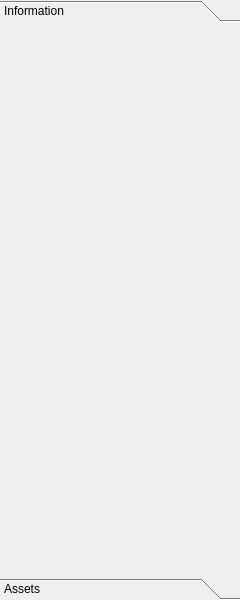
<?xml version="1.0" encoding="UTF-8"?>
<ui version="4.0">
 <class>GUI_ToolBox</class>
 <widget class="QToolBox" name="GUI_ToolBox">
  <property name="geometry">
   <rect>
    <x>0</x>
    <y>0</y>
    <width>240</width>
    <height>600</height>
   </rect>
  </property>
  <property name="minimumSize">
   <size>
    <width>240</width>
    <height>600</height>
   </size>
  </property>
  <property name="maximumSize">
   <size>
    <width>240</width>
    <height>600</height>
   </size>
  </property>
  <property name="baseSize">
   <size>
    <width>240</width>
    <height>600</height>
   </size>
  </property>
  <property name="windowTitle">
   <string>ToolBox</string>
  </property>
  <property name="frameShape">
   <enum>QFrame::NoFrame</enum>
  </property>
  <property name="frameShadow">
   <enum>QFrame::Plain</enum>
  </property>
  <property name="currentIndex">
   <number>0</number>
  </property>
  <widget class="QWidget" name="Information">
   <attribute name="label">
    <string>Information</string>
   </attribute>
  </widget>
  <widget class="QWidget" name="Assets">
   <property name="geometry">
    <rect>
     <x>0</x>
     <y>0</y>
     <width>240</width>
     <height>546</height>
    </rect>
   </property>
   <attribute name="label">
    <string>Assets</string>
   </attribute>
   <widget class="QTableWidget" name="assetsTable">
    <property name="geometry">
     <rect>
      <x>10</x>
      <y>10</y>
      <width>220</width>
      <height>400</height>
     </rect>
    </property>
    <property name="sizePolicy">
     <sizepolicy hsizetype="Fixed" vsizetype="Fixed">
      <horstretch>0</horstretch>
      <verstretch>0</verstretch>
     </sizepolicy>
    </property>
    <property name="minimumSize">
     <size>
      <width>220</width>
      <height>400</height>
     </size>
    </property>
    <property name="maximumSize">
     <size>
      <width>220</width>
      <height>400</height>
     </size>
    </property>
    <property name="baseSize">
     <size>
      <width>220</width>
      <height>400</height>
     </size>
    </property>
    <property name="styleSheet">
     <string notr="true">background-color: rgb(200, 200, 200);
selection-background-color: rgb(0, 0, 255);</string>
    </property>
    <property name="verticalScrollBarPolicy">
     <enum>Qt::ScrollBarAlwaysOn</enum>
    </property>
    <property name="horizontalScrollBarPolicy">
     <enum>Qt::ScrollBarAlwaysOff</enum>
    </property>
    <property name="sizeAdjustPolicy">
     <enum>QAbstractScrollArea::AdjustIgnored</enum>
    </property>
    <property name="editTriggers">
     <set>QAbstractItemView::NoEditTriggers</set>
    </property>
    <property name="showDropIndicator" stdset="0">
     <bool>false</bool>
    </property>
    <property name="dragDropOverwriteMode">
     <bool>false</bool>
    </property>
    <property name="alternatingRowColors">
     <bool>false</bool>
    </property>
    <property name="selectionMode">
     <enum>QAbstractItemView::SingleSelection</enum>
    </property>
    <property name="verticalScrollMode">
     <enum>QAbstractItemView::ScrollPerItem</enum>
    </property>
    <property name="horizontalScrollMode">
     <enum>QAbstractItemView::ScrollPerItem</enum>
    </property>
    <property name="showGrid">
     <bool>false</bool>
    </property>
    <property name="wordWrap">
     <bool>false</bool>
    </property>
    <property name="cornerButtonEnabled">
     <bool>false</bool>
    </property>
    <property name="columnCount">
     <number>3</number>
    </property>
    <attribute name="horizontalHeaderVisible">
     <bool>false</bool>
    </attribute>
    <attribute name="horizontalHeaderDefaultSectionSize">
     <number>64</number>
    </attribute>
    <attribute name="horizontalHeaderMinimumSectionSize">
     <number>64</number>
    </attribute>
    <attribute name="verticalHeaderVisible">
     <bool>false</bool>
    </attribute>
    <attribute name="verticalHeaderDefaultSectionSize">
     <number>64</number>
    </attribute>
    <attribute name="verticalHeaderMinimumSectionSize">
     <number>64</number>
    </attribute>
    <column/>
    <column/>
    <column/>
   </widget>
  </widget>
 </widget>
 <resources/>
 <connections/>
</ui>
